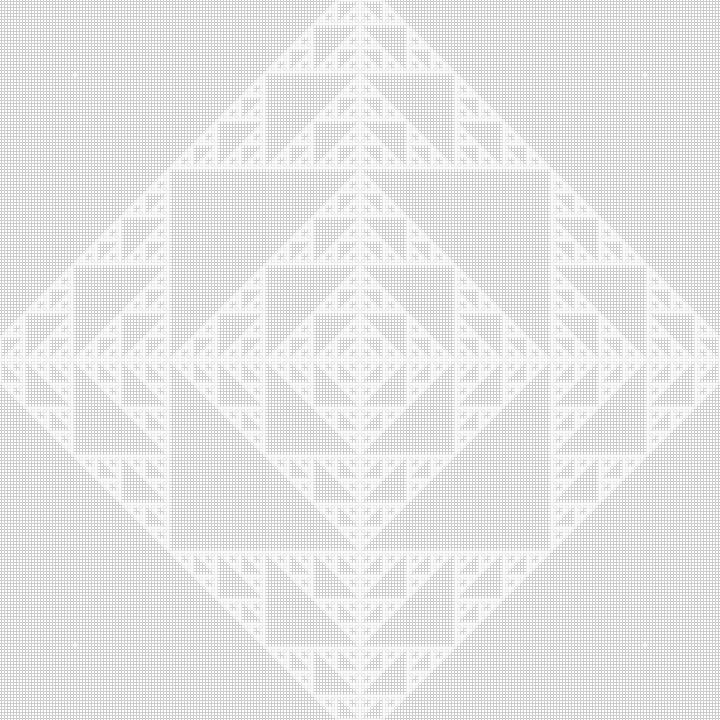
Frame 1 (no input)
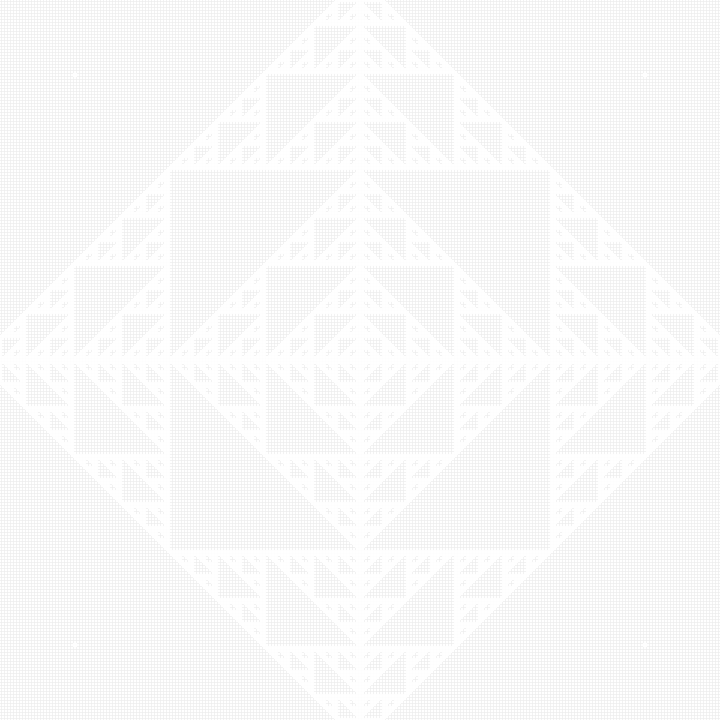
Frame 60 (the mouse pressed at the canvas centre just before this capture)
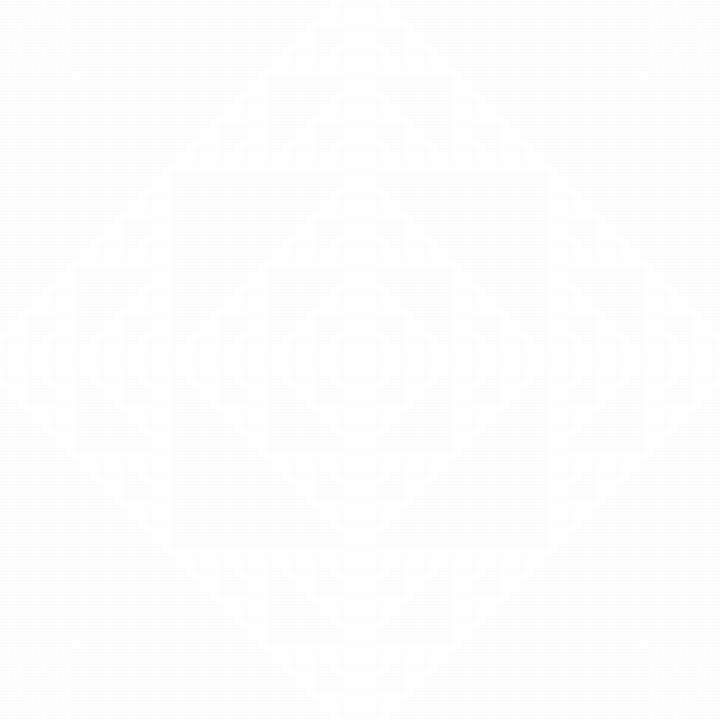
Frame 120 (the mouse held since frame 60 and released just before this capture)

The Processing sketch that drew these frames (run headless with seeded random() and noise(); from frame 60 on, the mouse is pressed at the canvas centre):

// Processing sketch: bit2atom_20210217c_psudo_gameoflife2
// ── bit2atom_20210217c_psudo_gameoflife2.pde
int t, T, x, y;
void setup() {
  size(720, 720);
  noStroke();
  rectMode(CENTER);
}
void draw() {
  clear();
  T=(t++/60)%96;
  for (y=0; y<241; y++) {
    for (x=0; x<241; x++) {
      square(x*3, y*3, ((((int(abs(120-x))&int(abs(120-y)))^T)%95))>T?abs(30-t%60)/10:3);
    }
  }
}
